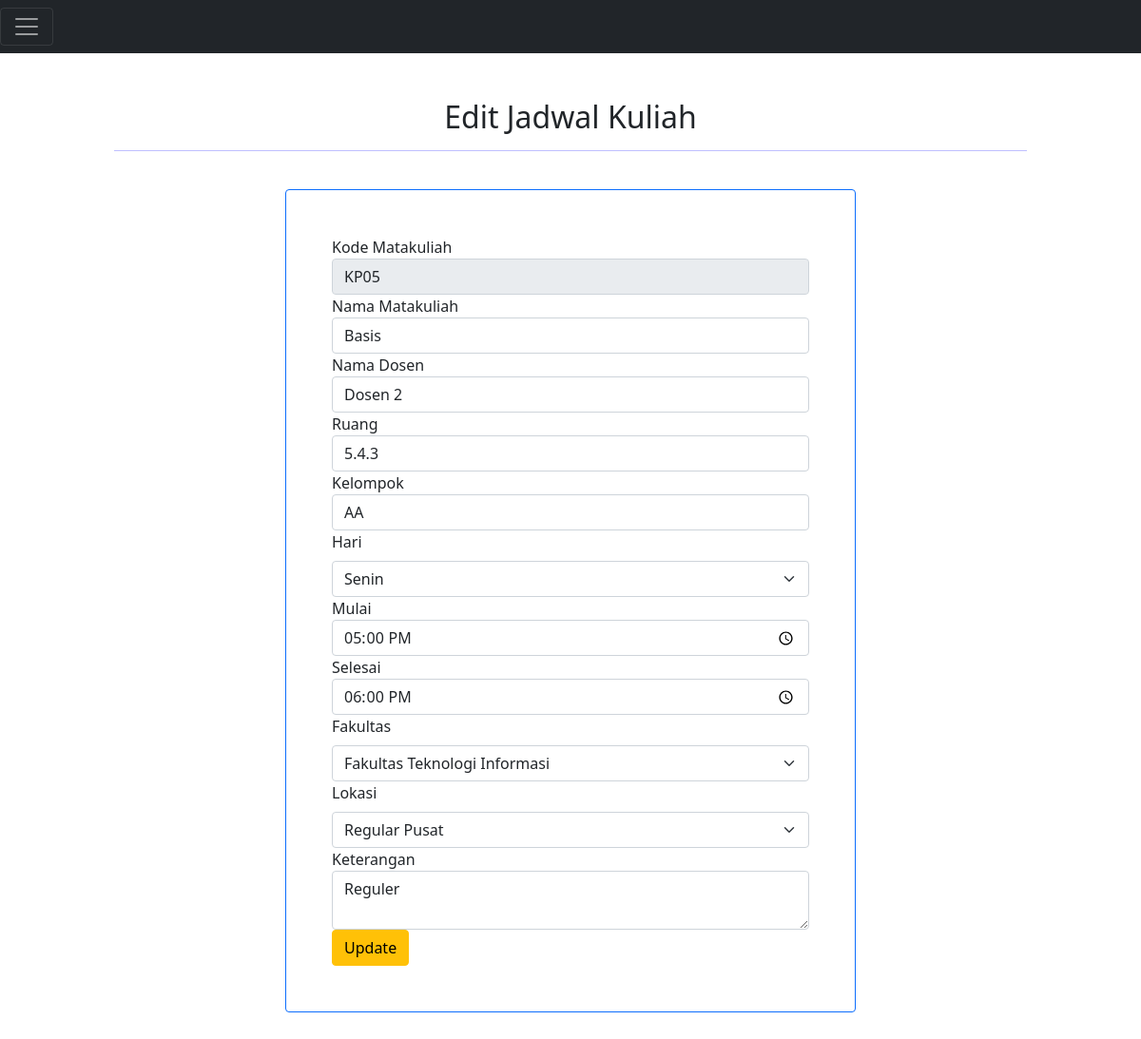
Page /stella/edit/KP05 on the committed database.
### tables this page shows
CREATE TABLE `matakuliah` (
  `kodemtk` varchar(25) NOT NULL,
  `namamtk` varchar(25) NOT NULL,
  `namadosen` varchar(255) NOT NULL,
  `ruang` varchar(25) NOT NULL,
  `kelas` varchar(25) NOT NULL,
  `hari` varchar(25) NOT NULL,
  `mulai` time NOT NULL,
  `selesai` time NOT NULL,
  `fakultas` varchar(255) NOT NULL,
  `tempat` varchar(255) NOT NULL,
  `keterangan` text NOT NULL
);

### application/controllers/Stella.php (called while the page is built, shortened)
<?php
class Stella extends CI_Controller
{
    public function __construct()
    {
        $this->load->library('form_validation');
        $this->load->library('session');
        $this->load->model('Penjadwalan', 'penjadwalan');
    }
    public function edit($kodemtk)
    {
        $data['jadwal'] = $this->penjadwalan->getById($kodemtk);
        $this->load->view('editView', $data);
    }
}

### index.php (called while the page is built, shortened)
<?php
require_once BASEPATH.'core/CodeIgniter.php';

### application/models/Penjadwalan.php (called while the page is built, shortened)
<?php
class Penjadwalan extends CI_Model
{
    public function getById($id)
    {
        return $this->db->get_where('matakuliah', ['kodemtk' => $id])->row();
    }
}

### application/views/editView.php (the view, shortened to what this page needs)
<?php
include 'header.php';
?>
<head>
</head>
<body>
    <div class="ml-5 mt-5 mb-5">
        <center>
            <h2>Edit Jadwal Kuliah</h2>
            <hr style="color: blue; width: 80%;">
            <br>
        </center>
        <form method="POST" action="/Stella/update" class="border border-primary rounded px-5 py-5 mx-auto" style="width: 50%;">
            <div class="form-group">
                <label>Kode Matakuliah</label>
                <input readonly type="text" class="form-control" placeholder="KP01" name="kodemtk" value="<?= $jadwal->kodemtk; ?>" required autocomplete="off">
            </div>
            <div class="form-group">
                <label>Nama Matakuliah</label>
                <input type="text" class="form-control" placeholder="Pemrograman Web" name="namamtk" value="<?= $jadwal->namamtk; ?>" required autocomplete="off">
            </div>
            <div class="form-group">
                <label>Nama Dosen</label>
                <input type="text" class="form-control" placeholder="Einsa Rosasineinsa" name="namadosen" value="<?= $jadwal->namadosen; ?>" required autocomplete="off">
            </div>
            <div class="form-group">
                <label>Ruang</label>
                <input type="text" class="form-control" placeholder="7.3.2" name="ruang" value="<?= $jadwal->ruang; ?>" required autocomplete="off">
            </div>
            <div class="form-group">
                <label>Kelompok</label>
                <input type="text" class="form-control" placeholder="AB" name="kelas" value="<?= $jadwal->kelas; ?>" required autocomplete="off">
            </div>
            <div class="form-group">
                <label class="form-label">Hari</label>
                <select class="required form-select" name="hari" required>
                    <option value="Senin" <?php echo ($jadwal->hari ? 'Senin' : 'selected'); ?>>Senin</option>
                </select>
            </div>
            <div class="form-group">
                <label>Mulai</label>
                <input type="time" class="form-control" placeholder="" name="mulai" value="<?= $jadwal->mulai; ?>" required autocomplete="off">
            </div>
            <div class="form-group">
                <label>Selesai</label>
                <input type="time" class="form-control" placeholder="" name="selesai" value="<?= $jadwal->selesai; ?>" required autocomplete="off">
            </div>
            <div class="form-group">
                <label class="form-label">Fakultas</label>
                <select class="required form-select" name="fakultas" required>
                    <option value="FTI" <?php echo ($jadwal->fakultas ? 'FTI' : 'selected'); ?>>Fakultas Teknologi Informasi</option>
                </select>
            </div>
            <div class="form-group">
                <label class="form-label">Lokasi</label>
                <select class="required form-select" name="tempat" required>
                    <option value="Reguler Pusat" <?php echo ($jadwal->tempat ? 'Regular Pusat' : 'selected'); ?>>Regular Pusat</option>
                </select>
            </div>
            <div class="form-group">
                <label>Keterangan</label>
                <textarea type="text" class="form-control" placeholder="Kelas Pengganti" name="keterangan" required autocomplete="off"><?= $jadwal->keterangan; ?></textarea>
            </div>
            <button type="submit" class="btn btn-warning" style="min-width: 50px;">Update</button>
        </form>
    </div>
</body>

### rows in the picture
matakuliah: kodemtk "KP05", namamtk "Basis", namadosen "Dosen 2", ruang "5.4.3", kelas "AA", mulai "17:00:00", selesai "18:00:00", keterangan "Reguler"
